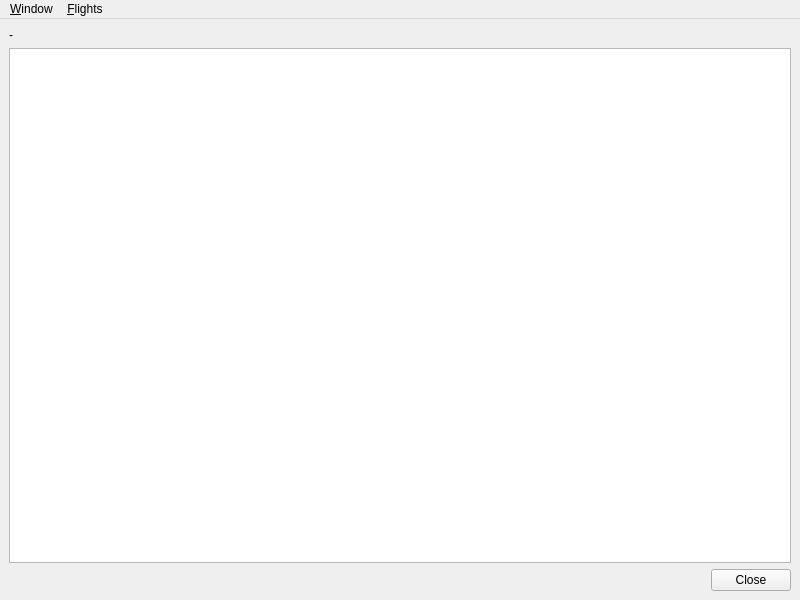
<?xml version="1.0" encoding="UTF-8"?>
<ui version="4.0">
 <class>FlightListWindowClass</class>
 <widget class="QMainWindow" name="FlightListWindowClass">
  <property name="geometry">
   <rect>
    <x>0</x>
    <y>0</y>
    <width>800</width>
    <height>600</height>
   </rect>
  </property>
  <property name="windowTitle">
   <string>Flight database</string>
  </property>
  <widget class="QWidget" name="centralwidget">
   <layout class="QVBoxLayout" name="verticalLayout">
    <item>
     <widget class="QLabel" name="captionLabel">
      <property name="text">
       <string>-</string>
      </property>
     </widget>
    </item>
    <item>
     <widget class="SkTableView" name="table">
      <property name="contextMenuPolicy">
       <enum>Qt::CustomContextMenu</enum>
      </property>
      <property name="alternatingRowColors">
       <bool>true</bool>
      </property>
      <property name="selectionMode">
       <enum>QAbstractItemView::ExtendedSelection</enum>
      </property>
      <property name="selectionBehavior">
       <enum>QAbstractItemView::SelectRows</enum>
      </property>
      <property name="showGrid">
       <bool>false</bool>
      </property>
      <property name="sortingEnabled">
       <bool>true</bool>
      </property>
      <property name="wordWrap">
       <bool>false</bool>
      </property>
      <property name="cornerButtonEnabled">
       <bool>false</bool>
      </property>
      <attribute name="horizontalHeaderHighlightSections">
       <bool>false</bool>
      </attribute>
      <attribute name="verticalHeaderHighlightSections">
       <bool>false</bool>
      </attribute>
     </widget>
    </item>
    <item>
     <widget class="QDialogButtonBox" name="buttonBox">
      <property name="standardButtons">
       <set>QDialogButtonBox::Close</set>
      </property>
     </widget>
    </item>
   </layout>
  </widget>
  <widget class="QMenuBar" name="menubar">
   <property name="geometry">
    <rect>
     <x>0</x>
     <y>0</y>
     <width>800</width>
     <height>25</height>
    </rect>
   </property>
   <widget class="QMenu" name="menuFenster">
    <property name="title">
     <string>&amp;Window</string>
    </property>
    <addaction name="actionClose"/>
   </widget>
   <widget class="QMenu" name="menuFl_uege">
    <property name="title">
     <string>&amp;Flights</string>
    </property>
    <addaction name="actionRefresh"/>
    <addaction name="actionSelectDate"/>
    <addaction name="separator"/>
    <addaction name="actionExport"/>
   </widget>
   <addaction name="menuFenster"/>
   <addaction name="menuFl_uege"/>
  </widget>
  <action name="actionClose">
   <property name="text">
    <string>&amp;Close</string>
   </property>
   <property name="shortcut">
    <string extracomment="Close">Ctrl+W</string>
   </property>
  </action>
  <action name="actionSelectDate">
   <property name="text">
    <string>Select &amp;date</string>
   </property>
   <property name="shortcut">
    <string extracomment="Select date">Ctrl+D</string>
   </property>
  </action>
  <action name="actionExport">
   <property name="text">
    <string>&amp;Export</string>
   </property>
   <property name="shortcut">
    <string extracomment="Export">Ctrl+E</string>
   </property>
  </action>
  <action name="actionRefresh">
   <property name="text">
    <string>&amp;Refresh</string>
   </property>
   <property name="shortcut">
    <string extracomment="Refresh">Ctrl+R</string>
   </property>
  </action>
 </widget>
 <customwidgets>
  <customwidget>
   <class>SkTableView</class>
   <extends>QTableView</extends>
   <header>src/gui/widgets/SkTableView.h</header>
  </customwidget>
 </customwidgets>
 <resources/>
 <connections>
  <connection>
   <sender>buttonBox</sender>
   <signal>rejected()</signal>
   <receiver>FlightListWindowClass</receiver>
   <slot>close()</slot>
   <hints>
    <hint type="sourcelabel">
     <x>399</x>
     <y>555</y>
    </hint>
    <hint type="destinationlabel">
     <x>399</x>
     <y>299</y>
    </hint>
   </hints>
  </connection>
 </connections>
</ui>
